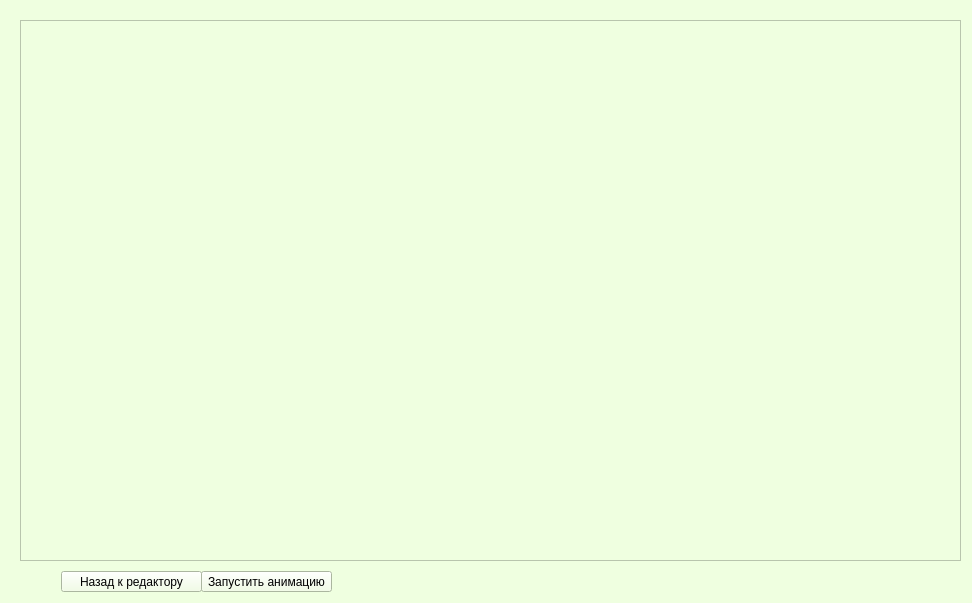
<?xml version="1.0" encoding="UTF-8"?>
<ui version="4.0">
 <class>paint</class>
 <widget class="QWidget" name="paint">
  <property name="geometry">
   <rect>
    <x>0</x>
    <y>0</y>
    <width>972</width>
    <height>603</height>
   </rect>
  </property>
  <property name="windowTitle">
   <string>Colorist (:</string>
  </property>
  <property name="autoFillBackground">
   <bool>false</bool>
  </property>
  <property name="styleSheet">
   <string notr="true">
background-color: rgb(239, 255, 224);</string>
  </property>
  <layout class="QGridLayout" name="gridLayout_2">
   <item row="0" column="0">
    <widget class="QStackedWidget" name="stackedWidget">
     <property name="currentIndex">
      <number>2</number>
     </property>
     <widget class="QWidget" name="page_4">
      <layout class="QGridLayout" name="gridLayout">
       <item row="3" column="6">
        <spacer name="horizontalSpacer">
         <property name="orientation">
          <enum>Qt::Horizontal</enum>
         </property>
         <property name="sizeHint" stdset="0">
          <size>
           <width>40</width>
           <height>20</height>
          </size>
         </property>
        </spacer>
       </item>
       <item row="3" column="0">
        <spacer name="horizontalSpacer_2">
         <property name="orientation">
          <enum>Qt::Horizontal</enum>
         </property>
         <property name="sizeHint" stdset="0">
          <size>
           <width>40</width>
           <height>20</height>
          </size>
         </property>
        </spacer>
       </item>
       <item row="0" column="4">
        <spacer name="verticalSpacer">
         <property name="orientation">
          <enum>Qt::Vertical</enum>
         </property>
         <property name="sizeHint" stdset="0">
          <size>
           <width>20</width>
           <height>40</height>
          </size>
         </property>
        </spacer>
       </item>
       <item row="5" column="5">
        <spacer name="verticalSpacer_2">
         <property name="orientation">
          <enum>Qt::Vertical</enum>
         </property>
         <property name="sizeHint" stdset="0">
          <size>
           <width>17</width>
           <height>37</height>
          </size>
         </property>
        </spacer>
       </item>
       <item row="1" column="2" colspan="2">
        <widget class="QLabel" name="label_1">
         <property name="text">
          <string>&lt;html&gt;&lt;head/&gt;&lt;body&gt;&lt;p&gt;&lt;span style=&quot; font-size:11pt; font-weight:600;&quot;&gt;Выберите действие:&lt;/span&gt;&lt;/p&gt;&lt;/body&gt;&lt;/html&gt;</string>
         </property>
        </widget>
       </item>
       <item row="3" column="2">
        <widget class="QPushButton" name="btnStart">
         <property name="maximumSize">
          <size>
           <width>299</width>
           <height>16777215</height>
          </size>
         </property>
         <property name="styleSheet">
          <string notr="true">background-color: rgb(170, 255, 255);</string>
         </property>
         <property name="text">
          <string>Новый проект</string>
         </property>
        </widget>
       </item>
      </layout>
     </widget>
     <widget class="QWidget" name="page">
      <layout class="QHBoxLayout" name="horizontalLayout_4">
       <item>
        <widget class="QGroupBox" name="groupBox">
         <property name="minimumSize">
          <size>
           <width>0</width>
           <height>0</height>
          </size>
         </property>
         <property name="title">
          <string>Панель инструментов</string>
         </property>
         <widget class="QPushButton" name="btnColor">
          <property name="geometry">
           <rect>
            <x>10</x>
            <y>290</y>
            <width>111</width>
            <height>51</height>
           </rect>
          </property>
          <property name="styleSheet">
           <string notr="true">background-color: rgb(0, 0, 0);</string>
          </property>
          <property name="text">
           <string/>
          </property>
         </widget>
         <widget class="QComboBox" name="cmbWidth">
          <property name="geometry">
           <rect>
            <x>10</x>
            <y>80</y>
            <width>111</width>
            <height>22</height>
           </rect>
          </property>
          <property name="font">
           <font>
            <pointsize>11</pointsize>
           </font>
          </property>
          <property name="styleSheet">
           <string notr="true">background-color: rgb(170, 255, 255);</string>
          </property>
          <item>
           <property name="text">
            <string>1</string>
           </property>
          </item>
          <item>
           <property name="text">
            <string>2</string>
           </property>
          </item>
          <item>
           <property name="text">
            <string>3</string>
           </property>
          </item>
          <item>
           <property name="text">
            <string>4</string>
           </property>
          </item>
          <item>
           <property name="text">
            <string>5</string>
           </property>
          </item>
          <item>
           <property name="text">
            <string>6</string>
           </property>
          </item>
          <item>
           <property name="text">
            <string>7</string>
           </property>
          </item>
          <item>
           <property name="text">
            <string>8</string>
           </property>
          </item>
          <item>
           <property name="text">
            <string>9</string>
           </property>
          </item>
          <item>
           <property name="text">
            <string>10</string>
           </property>
          </item>
          <item>
           <property name="text">
            <string>11</string>
           </property>
          </item>
          <item>
           <property name="text">
            <string>12</string>
           </property>
          </item>
          <item>
           <property name="text">
            <string>13</string>
           </property>
          </item>
          <item>
           <property name="text">
            <string>14</string>
           </property>
          </item>
          <item>
           <property name="text">
            <string>15</string>
           </property>
          </item>
          <item>
           <property name="text">
            <string>16</string>
           </property>
          </item>
          <item>
           <property name="text">
            <string>17</string>
           </property>
          </item>
          <item>
           <property name="text">
            <string>18</string>
           </property>
          </item>
          <item>
           <property name="text">
            <string>19</string>
           </property>
          </item>
          <item>
           <property name="text">
            <string>20</string>
           </property>
          </item>
         </widget>
         <widget class="QPushButton" name="btnSetBrush">
          <property name="geometry">
           <rect>
            <x>0</x>
            <y>190</y>
            <width>61</width>
            <height>41</height>
           </rect>
          </property>
          <property name="styleSheet">
           <string notr="true">background-color: rgb(170, 255, 255);</string>
          </property>
          <property name="text">
           <string>Кисть</string>
          </property>
         </widget>
         <widget class="QPushButton" name="btnSetRuber">
          <property name="geometry">
           <rect>
            <x>70</x>
            <y>190</y>
            <width>61</width>
            <height>41</height>
           </rect>
          </property>
          <property name="styleSheet">
           <string notr="true">background-color: rgb(170, 255, 255);</string>
          </property>
          <property name="text">
           <string>Ластик</string>
          </property>
         </widget>
         <widget class="QLabel" name="label_4">
          <property name="geometry">
           <rect>
            <x>20</x>
            <y>260</y>
            <width>101</width>
            <height>20</height>
           </rect>
          </property>
          <property name="font">
           <font>
            <pointsize>11</pointsize>
            <weight>75</weight>
            <italic>false</italic>
            <bold>true</bold>
           </font>
          </property>
          <property name="text">
           <string>Выбор цвета</string>
          </property>
         </widget>
         <widget class="QLabel" name="label_3">
          <property name="geometry">
           <rect>
            <x>10</x>
            <y>120</y>
            <width>111</width>
            <height>61</height>
           </rect>
          </property>
          <property name="font">
           <font>
            <pointsize>11</pointsize>
            <weight>75</weight>
            <bold>true</bold>
           </font>
          </property>
          <property name="text">
           <string>&lt;html&gt;&lt;head/&gt;&lt;body&gt;&lt;p align=&quot;center&quot;&gt;Выбор &lt;/p&gt;&lt;p align=&quot;center&quot;&gt;инструмента&lt;/p&gt;&lt;/body&gt;&lt;/html&gt;</string>
          </property>
         </widget>
         <widget class="Line" name="line">
          <property name="geometry">
           <rect>
            <x>10</x>
            <y>110</y>
            <width>111</width>
            <height>16</height>
           </rect>
          </property>
          <property name="orientation">
           <enum>Qt::Horizontal</enum>
          </property>
         </widget>
         <widget class="Line" name="line_2">
          <property name="geometry">
           <rect>
            <x>10</x>
            <y>240</y>
            <width>111</width>
            <height>16</height>
           </rect>
          </property>
          <property name="orientation">
           <enum>Qt::Horizontal</enum>
          </property>
         </widget>
         <widget class="QSplitter" name="splitter">
          <property name="geometry">
           <rect>
            <x>0</x>
            <y>420</y>
            <width>131</width>
            <height>141</height>
           </rect>
          </property>
          <property name="orientation">
           <enum>Qt::Vertical</enum>
          </property>
          <widget class="QPushButton" name="btnRepeat">
           <property name="styleSheet">
            <string notr="true">background-color: rgb(170, 255, 255);</string>
           </property>
           <property name="text">
            <string>Очистить поле
 для рисования</string>
           </property>
          </widget>
          <widget class="QPushButton" name="btnNewPic">
           <property name="styleSheet">
            <string notr="true">background-color: rgb(170, 255, 255);</string>
           </property>
           <property name="text">
            <string>Новый кадр анимации</string>
           </property>
          </widget>
          <widget class="QPushButton" name="btnGif">
           <property name="text">
            <string>Анимация!</string>
           </property>
          </widget>
         </widget>
         <widget class="QLabel" name="label_2">
          <property name="geometry">
           <rect>
            <x>0</x>
            <y>20</y>
            <width>141</width>
            <height>61</height>
           </rect>
          </property>
          <property name="text">
           <string>&lt;html&gt;&lt;head/&gt;&lt;body&gt;&lt;p align=&quot;center&quot;&gt;&lt;span style=&quot; font-size:11pt; font-weight:600;&quot;&gt;Толщина &lt;/span&gt;&lt;/p&gt;&lt;p align=&quot;center&quot;&gt;&lt;span style=&quot; font-size:11pt; font-weight:600;&quot;&gt;кисти/ластика&lt;/span&gt;&lt;/p&gt;&lt;/body&gt;&lt;/html&gt;</string>
          </property>
         </widget>
         <zorder>splitter</zorder>
         <zorder>cmbWidth</zorder>
         <zorder>btnColor</zorder>
         <zorder>btnSetBrush</zorder>
         <zorder>btnSetRuber</zorder>
         <zorder>label_4</zorder>
         <zorder>label_3</zorder>
         <zorder>line</zorder>
         <zorder>line_2</zorder>
         <zorder>label_2</zorder>
        </widget>
       </item>
       <item>
        <widget class="QGraphicsView" name="graphicsView">
         <property name="styleSheet">
          <string notr="true">background: rgb(255, 255, 255)</string>
         </property>
         <property name="interactive">
          <bool>true</bool>
         </property>
         <property name="sceneRect">
          <rectf>
           <x>0.000000000000000</x>
           <y>0.000000000000000</y>
           <width>250.000000000000000</width>
           <height>300.000000000000000</height>
          </rectf>
         </property>
         <property name="alignment">
          <set>Qt::AlignCenter</set>
         </property>
        </widget>
       </item>
       <item>
        <widget class="QGraphicsView" name="graphicsView_2">
         <property name="styleSheet">
          <string notr="true">background: rgb(255, 255, 255)</string>
         </property>
         <property name="interactive">
          <bool>true</bool>
         </property>
         <property name="sceneRect">
          <rectf>
           <x>0.000000000000000</x>
           <y>0.000000000000000</y>
           <width>250.000000000000000</width>
           <height>300.000000000000000</height>
          </rectf>
         </property>
        </widget>
       </item>
      </layout>
     </widget>
     <widget class="QWidget" name="page_5">
      <widget class="QGraphicsView" name="graphicsView_3">
       <property name="geometry">
        <rect>
         <x>9</x>
         <y>9</y>
         <width>941</width>
         <height>541</height>
        </rect>
       </property>
      </widget>
      <widget class="QPushButton" name="btnBack">
       <property name="geometry">
        <rect>
         <x>50</x>
         <y>560</y>
         <width>141</width>
         <height>21</height>
        </rect>
       </property>
       <property name="text">
        <string>Назад к редактору</string>
       </property>
      </widget>
      <widget class="QPushButton" name="btnPlay">
       <property name="geometry">
        <rect>
         <x>190</x>
         <y>560</y>
         <width>131</width>
         <height>21</height>
        </rect>
       </property>
       <property name="text">
        <string>Запустить анимацию</string>
       </property>
      </widget>
     </widget>
    </widget>
   </item>
  </layout>
 </widget>
 <layoutdefault spacing="6" margin="11"/>
 <resources/>
 <connections/>
</ui>
